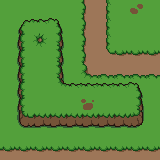

This game map was drawn from its Tiled (.tmx) file and the tilesets committed beside it. A one-line description and the full map source follow:
An orthogonal 10x10 tile map with 16x16 px tiles, 4 tile layers (Grass, Hills, Decor, Path), 3 tilesets and 2 objects.

<map version="1.9" tiledversion="1.9.1" orientation="orthogonal" renderorder="right-down" width="10" height="10" tilewidth="16" tileheight="16" infinite="0" nextlayerid="6" nextobjectid="12">
 <tileset firstgid="1" name="plains" tilewidth="16" tileheight="16" tilecount="72" columns="6">
  <image source="plains.png" width="96" height="192" />
 </tileset>
 <tileset firstgid="73" name="decor_16x16" tilewidth="16" tileheight="16" tilecount="20" columns="4">
  <image source="decor_16x16.png" width="64" height="80" />
 </tileset>
 <tileset firstgid="93" name="objects" tilewidth="48" tileheight="64" tilecount="4" columns="4">
  <image source="objects.png" width="192" height="64" />
 </tileset>
 <layer id="1" name="Grass" width="10" height="10">
  <data encoding="csv">
33,33,33,33,33,33,33,33,33,33,
33,33,33,33,33,33,33,33,33,33,
33,33,33,33,33,33,33,33,33,33,
33,33,33,33,33,33,33,33,33,33,
33,33,33,33,33,33,33,33,33,33,
33,33,33,33,33,33,33,33,33,33,
33,33,33,33,33,33,33,33,33,33,
33,33,33,33,33,33,33,33,33,33,
33,33,33,33,33,33,33,33,33,33,
33,33,33,33,33,33,33,33,33,33
</data>
 </layer>
 <layer id="2" name="Hills" width="10" height="10">
  <data encoding="csv">
0,0,0,0,0,0,0,0,0,0,
0,26,27,28,0,0,0,0,0,0,
0,32,33,34,0,0,0,0,0,0,
0,32,33,34,0,0,0,0,0,0,
0,32,33,34,0,0,0,0,0,0,
0,32,33,35,27,27,27,27,28,0,
0,32,33,33,33,33,33,33,34,0,
0,38,39,39,39,39,39,39,40,0,
0,0,0,0,0,0,0,0,0,0,
0,0,0,0,0,0,0,0,0,0
</data>
 </layer>
 <layer id="4" name="Decor" width="10" height="10">
  <data encoding="csv">
0,0,0,0,0,0,0,0,92,0,
0,0,0,0,0,0,0,0,0,0,
0,0,0,0,0,0,0,0,0,0,
0,0,0,0,0,0,0,0,0,0,
0,0,0,0,0,0,0,0,0,0,
0,0,0,0,0,0,0,0,0,0,
0,0,0,0,0,89,0,0,0,0,
0,0,0,0,0,0,0,0,0,0,
0,0,0,0,0,0,0,0,0,0,
0,0,0,0,0,0,0,0,0,0
</data>
 </layer>
 <layer id="3" name="Path" width="10" height="10">
  <data encoding="csv">
0,0,0,0,0,8,10,0,0,0,
0,0,0,0,0,8,10,0,0,0,
0,0,19,0,0,8,10,0,0,0,
0,0,0,0,0,8,11,3,3,3,
0,0,0,0,0,14,15,15,15,15,
0,0,0,0,0,0,0,0,0,0,
0,0,0,0,0,0,0,0,0,0,
0,0,0,0,0,0,0,0,0,0,
0,0,0,0,0,0,0,0,0,0,
3,3,3,3,3,3,3,3,3,3
</data>
 </layer>
 <objectgroup id="5" name="Object Layer 1">
  <properties>
   <property name="type" value="tree" />
  </properties>
  <object id="5" gid="93" x="112" y="48" width="48" height="64">
   <properties>
    <property name="type" value="tree" />
   </properties>
  </object>
  <object id="11" gid="94" x="16" y="112" width="48" height="64">
   <properties>
    <property name="type" value="bush" />
   </properties>
  </object>
 </objectgroup>
</map>
